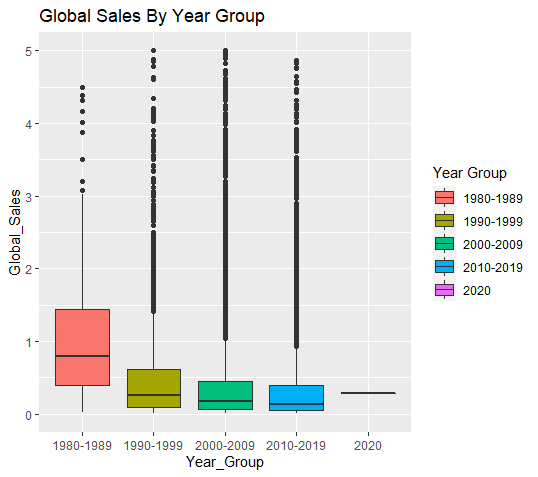

Write the R code that produced this figure.
library(tidyverse)

mydata<-read.csv("vgSales(Cleaned).csv")
mydata
#mydata<-filter(mydata,Year!="N/A")
#mydata<-filter(mydata,Publisher!="N/A" ||"Unknown")
library(ggplot2)
library(dplyr)
mydata<-mutate(mydata, Year_Group=NA)

a<-c('1980','1981','1982','1983','1984', '1985', '1986', '1987', '1988', '1989')
b<-c('1990','1991','1992','1993','1994', '1995', '1996', '1997', '1998', '1999')
c<-c('2000','2001','2002','2003','2004', '2005', '2006', '2007', '2008', '2009')
d<-c('2010','2011','2012','2013','2014', '2015', '2016', '2017', '2018', '2019')
e<-c('2020')

#a<-mydata[c(`Year` >= '1980' & `Year` <= '1989')]

#a<-c(mydata$Year >= '1980' & mydata$Year <='1989')
#b<-c('mydata$Year >= 1990 & mydata$Year <=1999')
#c<-c('mydata$Year >= 2000 & mydata$Year <= 2009')
#d<-c('mydata$Year >= 2010 & mydata$Year <= 2019')
#e<-c('mydata$Year >= 2020')

mydata$Year<-as.character(as.numeric(mydata$Year))

#mydata$yeargroup <- ifelse(mydata$Year %in% a, "a")
mydata$Year_Group<-ifelse(mydata$Year %in% a,"1980-1989",ifelse(mydata$Year %in% b,"1990-1999",ifelse(mydata$Year %in% c,"2000-2009",ifelse(mydata$Year %in% d,"2010-2019",ifelse(mydata$Year %in% e,"2020", "Unknown")))))

bp<-ggplot(mydata,aes(x=Year_Group,y=Global_Sales,fill=Year_Group))+geom_boxplot()
bp
bp+ylim(0,5)+labs(fill="Year Group")+ggtitle("Global Sales By Year Group") 
